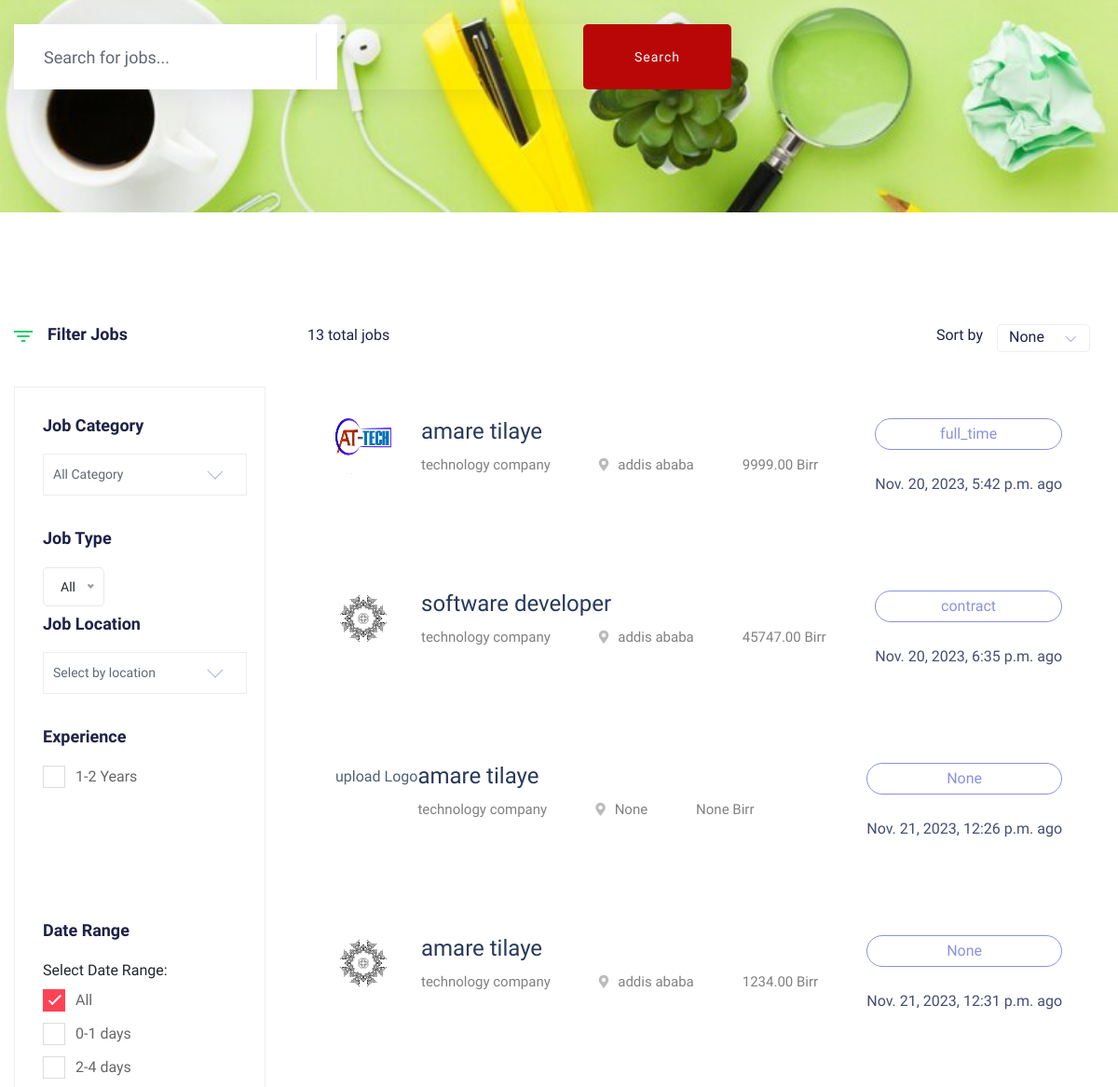
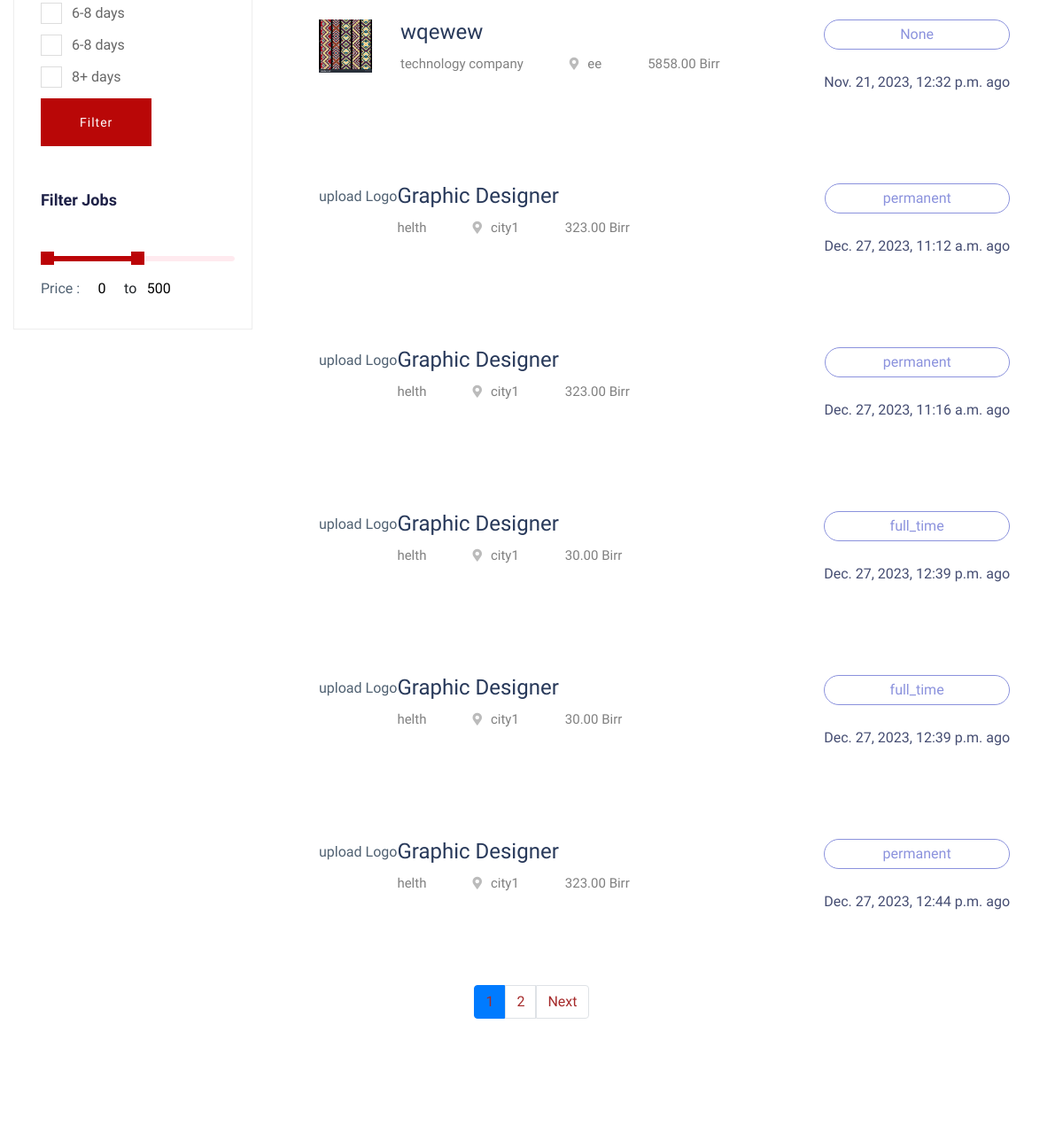
The app's page /jobs/ (middle part), older data (2 pictures, top to bottom).
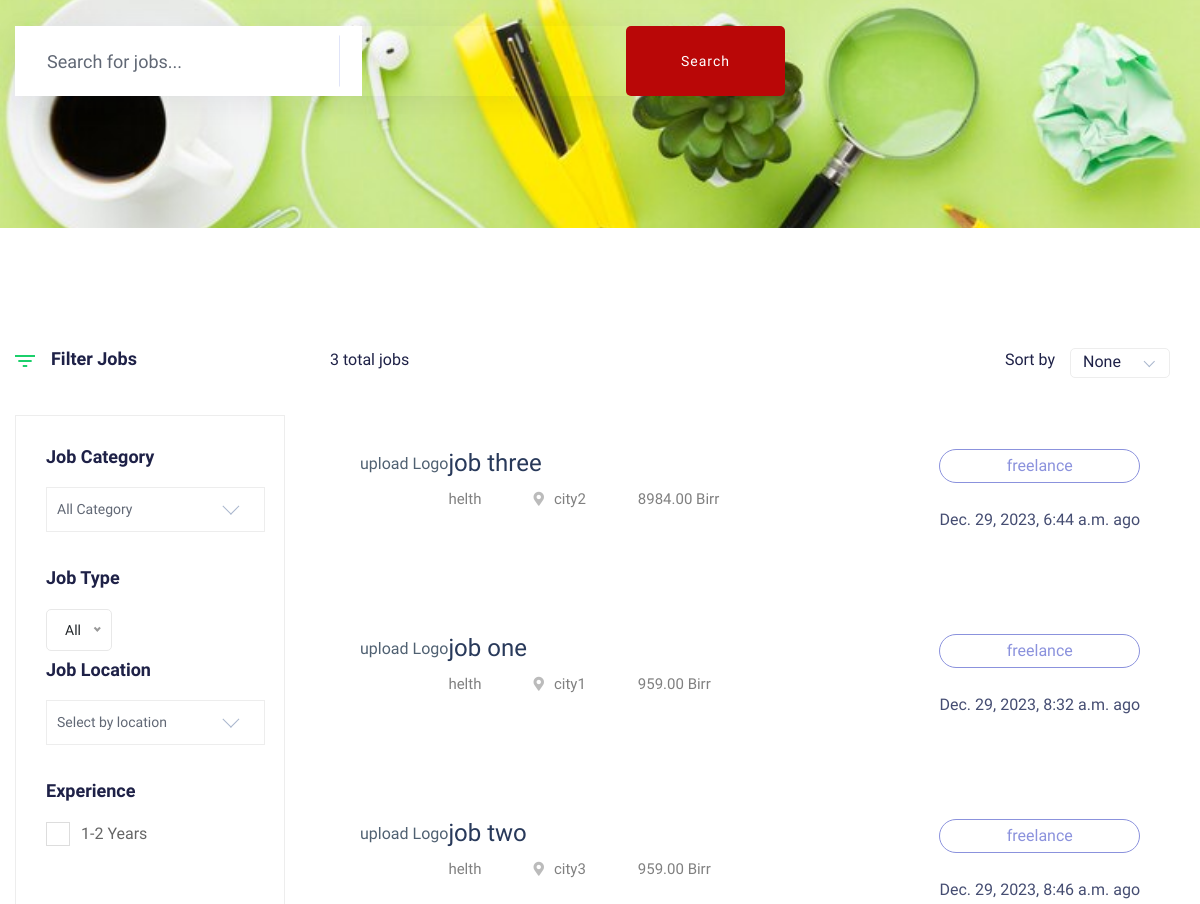
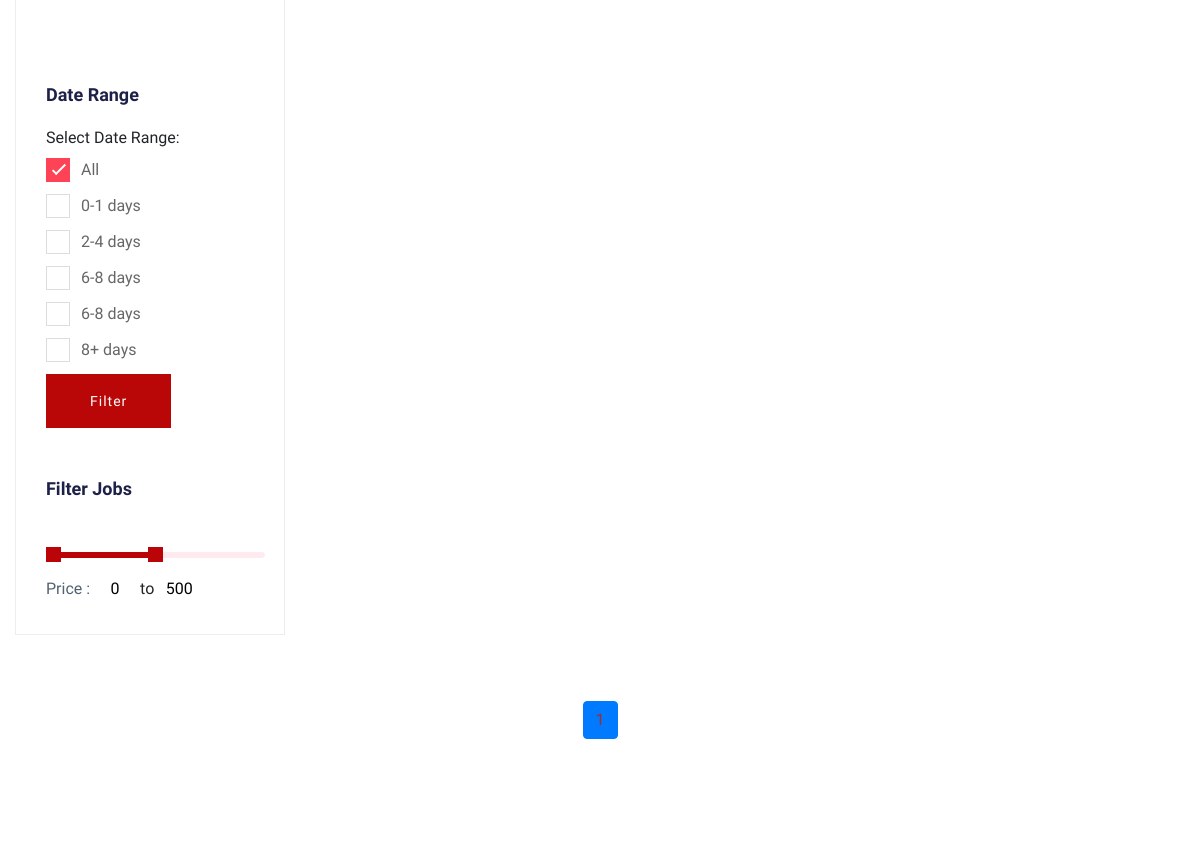
The same page, newer data (2 pictures, top to bottom).
### jobs/models.py (models this page shows, shortened)
class Job(models.Model):
    JOB_TYPE_CHOICES = [
        ('freelance', 'Freelance'),
        ('permanent', 'Permanent'),
        ('contract', 'Contract'),
        ('remote', 'Remote'),
        ('full_time', 'Full Time'),
        ('part_time', 'Part Time'),
    ]
    LOCATION_CHOICES = [
        ('city1', 'City 1'),
        ('city2', 'City 2'),
        ('city3', 'City 3'),
    ]
    company = models.ForeignKey(EmployerProfile, on_delete=models.CASCADE)
    company_logo = models.ImageField(upload_to='images/profile/', blank=True, null=True)
    title = models.CharField(max_length=100)
    catagory = models.ForeignKey(Categories, related_name='jobs', on_delete=models.CASCADE)
    description = models.TextField()
    location = models.CharField(max_length=100, choices=LOCATION_CHOICES, blank=True, null=True)
    salary = models.DecimalField(max_digits=10, decimal_places=2, blank=True, null=True)
    posted_date = models.DateTimeField(auto_now_add=True)
    application_deadline = models.DateField(blank=True, null=True)
    requirements = models.TextField(blank=True, null=True)
    responsibilities = models.TextField(blank=True, null=True)
    education_requirements = models.CharField(max_length=100, blank=True, null=True)
    job_type = models.CharField(max_length=20, choices=JOB_TYPE_CHOICES, blank=True, null=True)
    is_featured = models.BooleanField(default=False)
    experience = models.CharField(max_length=100, blank=True, null=True)

class EmployerProfile(models.Model):
    user = models.OneToOneField(get_user_model(), null=True, on_delete=models.CASCADE)
    description = models.TextField(blank=True, null=True)
    email = models.EmailField(blank=True, null=True)
    phone_number=models.IntegerField( blank=True, null=True)
    location=models.TextField(max_length=100, blank=True, null=True)
    industry = models.CharField(max_length=255, blank=True, null=True)
    services = models.TextField(blank=True, null=True)
    website_url = models.CharField(max_length=100, blank=True, null=True)
    instagram_url = models.CharField(max_length=100, blank=True, null=True)
    facebook_url = models.CharField(max_length=100, blank=True, null=True)
    telegram_url = models.CharField(max_length=100, blank=True, null=True)
    linkedin_url = models.URLField(blank=True, null=True)

### jobs/views.py (the view)
# urls.py: path('jobs/', JobListView.as_view(), name='job-list'),
class JobListView(ListView):
    model = Job
    template_name = 'job_listing.html'
    paginate_by= 10
    def get_context_data(self, **kwargs):
        context = super().get_context_data(**kwargs)
        context['total_jobs'] = Job.objects.count()  # Get the total count of jobs
        return context

### jobs/templates/job_listing.html (shortened to what the changed rows need)
{% extends 'base.html' %}
{% block content %}
{% load static %}
<main>
    <div class="job-listing-area pt-120 pb-120">
        <div class="container">
            <div class="row">
                <div class="col-xl-9 col-lg-9 col-md-8">
                    <section class="featured-job-area">
                        <div class="container">
                            <div class="row">
                                <div class="col-lg-12">
                                    <div class="count-job mb-35">
                                        <span>{{total_jobs}} total jobs</span>
                                        <div class="select-job-items">
                                            <span>Sort by</span>
                                        </div>
                                    </div>
                                </div>
                            </div>
                            {% for jobs in object_list %}
                            <div class="{% if job.is_featured %}featured-jobs{% endif %}">
                                <div class="single-job-items mb-30">
                                    <div class="job-items">
                                        <div class="company-img">
                                            {% if jobs.company_logo %}
                                                <a href="{% url 'job_detail' pk=jobs.pk %}"><img src="{{ jobs.company_logo.url }}" alt="" style="width: 60px; height: 60px;"></a>
                                            {% else %}
                                                <p>upload Logo</p>
                                            {% endif %}
                                        </div>
                                        <div class="job-tittle job-tittle2">
                                            <a href="{% url 'job_detail' pk=jobs.pk %}">
                                                <h4>{{ jobs.title }}</h4>
                                            </a>
                                            <ul>
                                                <li>{{ jobs.company.industry }}</li>
                                                <li><i class="fas fa-map-marker-alt"></i>{{ jobs.location }}</li>
                                                <li>{{ jobs.salary }} Birr</li>
                                            </ul>
                                        </div>
                                    </div>
                                    <div class="items-link items-link2 f-right">
                                        <a href="{% url 'job_detail' pk=jobs.pk %}">{{ jobs.job_type }}</a>
                                        <span>{{ jobs.posted_date }} ago</span>
                                    </div>
                                </div>
                            </div>
                            {% endfor %}
                        </div>
                    </section>
                </div>
            </div>
        </div>
        <nav aria-label="Page navigation mt-4">
            <ul class="pagination justify-content-center mt-3">
                {% for num in page_obj.paginator.page_range %}
                {% if page_obj.number == num %}
                <li class="page-item active">
                    <span class="page-link" style=" text-decoration: none; color: brown;">{{ num }}</span>
                </li>
                {% else %}
                <li class="page-item">
                    <a class="page-link" href="?page={{ num }}" style=" text-decoration: none; color: brown;">{{ num }}</a>
                </li>
                {% endif %}
                {% endfor %}
                {% if page_obj.has_next %}
                <li class="page-item">
                    <a class="page-link" href="?page={{ page_obj.next_page_number }}" style=" text-decoration: none; color: brown;">Next</a>
                </li>
                {% endif %}
            </ul>
        </nav>
    </main>
{% endblock %}

Row changes from the older to the newer data that the page shows:
removed Job: company_logo (picture), title "amare tilaye", company.industry "technology company", location "addis ababa", salary "9999.00", job_type "full_time", posted_date "Nov. 20, 2023, 5:42 p.m."
removed Job: company_logo (picture), title "software developer", company.industry "technology company", location "addis ababa", salary "45747.00", job_type "contract", posted_date "Nov. 20, 2023, 6:35 p.m."
removed Job: company_logo "upload Logo", title "amare tilaye", company.industry "technology company", location "None", salary "None", job_type "None", posted_date "Nov. 21, 2023, 12:26 p.m."
removed Job: company_logo (picture), title "amare tilaye", company.industry "technology company", location "addis ababa", salary "1234.00", job_type "None", posted_date "Nov. 21, 2023, 12:31 p.m."
removed Job: company_logo (picture), title "wqewew", company.industry "technology company", location "ee", salary "5858.00", job_type "None", posted_date "Nov. 21, 2023, 12:32 p.m."
removed Job: company_logo "upload Logo", title "Graphic Designer", company.industry "helth", location "city1", salary "323.00", job_type "permanent", posted_date "Dec. 27, 2023, 11:12 a.m."
removed Job: company_logo "upload Logo", title "Graphic Designer", company.industry "helth", location "city1", salary "323.00", job_type "permanent", posted_date "Dec. 27, 2023, 11:16 a.m."
removed Job: company_logo "upload Logo", title "Graphic Designer", company.industry "helth", location "city1", salary "30.00", job_type "full_time", posted_date "Dec. 27, 2023, 12:39 p.m."
removed Job: company_logo "upload Logo", title "Graphic Designer", company.industry "helth", location "city1", salary "30.00", job_type "full_time", posted_date "Dec. 27, 2023, 12:39 p.m."
removed Job: company_logo "upload Logo", title "Graphic Designer", company.industry "helth", location "city1", salary "323.00", job_type "permanent", posted_date "Dec. 27, 2023, 12:44 p.m."
added Job: company_logo "upload Logo", title "job three", company.industry "helth", location "city2", salary "8984.00", job_type "freelance", posted_date "Dec. 29, 2023, 6:44 a.m."
added Job: company_logo "upload Logo", title "job one", company.industry "helth", location "city1", salary "959.00", job_type "freelance", posted_date "Dec. 29, 2023, 8:32 a.m."
added Job: company_logo "upload Logo", title "job two", company.industry "helth", location "city3", salary "959.00", job_type "freelance", posted_date "Dec. 29, 2023, 8:46 a.m."
Text that changed along with them:
{{ total_jobs }}: "13" → "3"
list line gone: "2"
text no longer shown: "Next"
